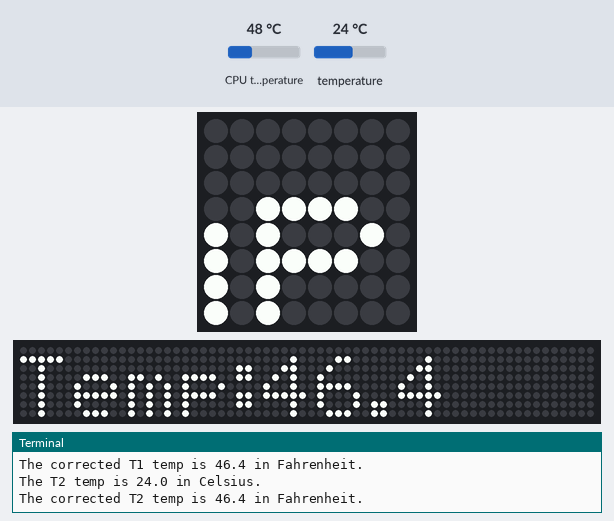
Simulated run of this program. Board: Raspberry Pi (BCM pin numbers) with a Sense HAT. On the bench: the Sense HAT's 8×8 RGB LED matrix, a strip that is not on the board, showing the scrolling text unrolled, the last lines printed to the terminal. The test bench sets the inputs (shaded band); at power-on: CPU temperature 48 °C, temperature 24 °C. The 64×8 strip is a reading aid, not a part: it shows the text the matrix is scrolling, unrolled, one strip-width of it at a time.

Above: at 1.26 s.
1.3 s: CPU temperature set to 31 °C
3.1 s: temperature set to 12 °C
At 6.07 s:
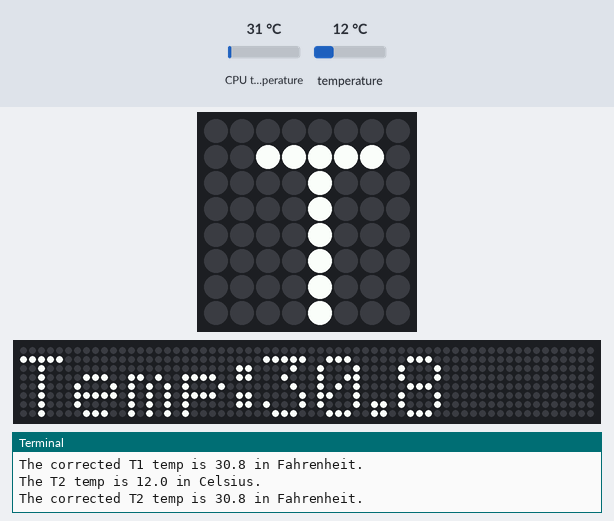
7.5 s: CPU temperature set to 44 °C
At 8.93 s:
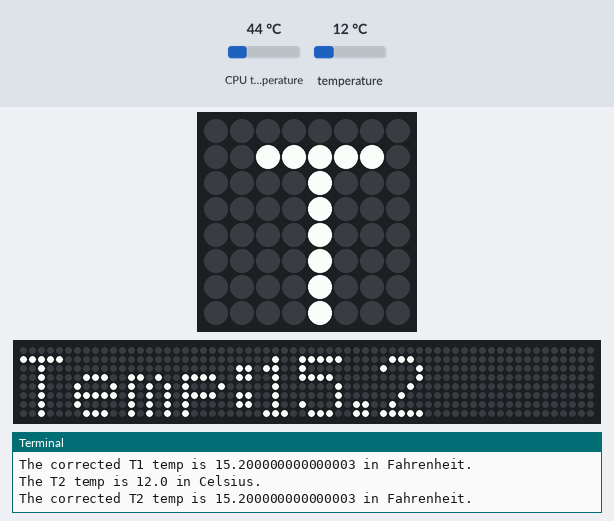
10.4 s: temperature set to 19 °C
At 11.69 s:
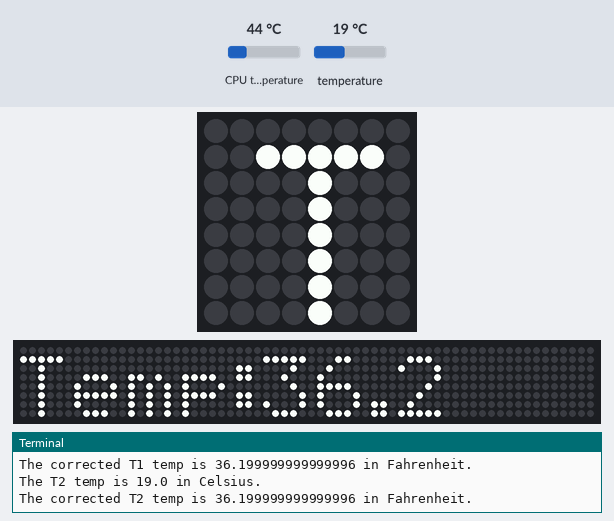

The program:

sense_hat_scrolling-temp.py
```python
import os
from sense_hat import SenseHat
sense = SenseHat()
sense.set_rotation(90)

while True:

    def get_cpu_temp():
        res = os.popen("vcgencmd measure_temp").readline()
        t = float(res.replace("temp=","").replace("'C\n",""))
        return(t)

    T1 = sense.get_temperature_from_humidity()
    T2 = sense.get_temperature_from_pressure()
    T1inF = T1 * (9/5) + 32
    T2inF = T2 * (9/5) + 32
    t_cpu = get_cpu_temp()
    t1_corr = T1 - ((t_cpu-T1)/1.5)
    t1_corrF = t1_corr * (9/5) + 32
    t2_corr = T2 - ((t_cpu-T2)/1.5)
    t2_corrF = t2_corr * (9/5) + 32

    print("The T1 temp is " + str(T1) + " in Celsius.")
    print("The CPU temp is " + str(t_cpu) + " in Celsius.")
    print("The corrected T1 temp is " + str(t1_corrF) + " in Fahrenheit.")
    print("The T2 temp is " + str(T2) + " in Celsius.")
    print("The corrected T2 temp is " + str(t2_corrF) + " in Fahrenheit.")
    sense.show_message("Temp:" + str(round(t2_corrF,2)),scroll_speed=0.05)
```
